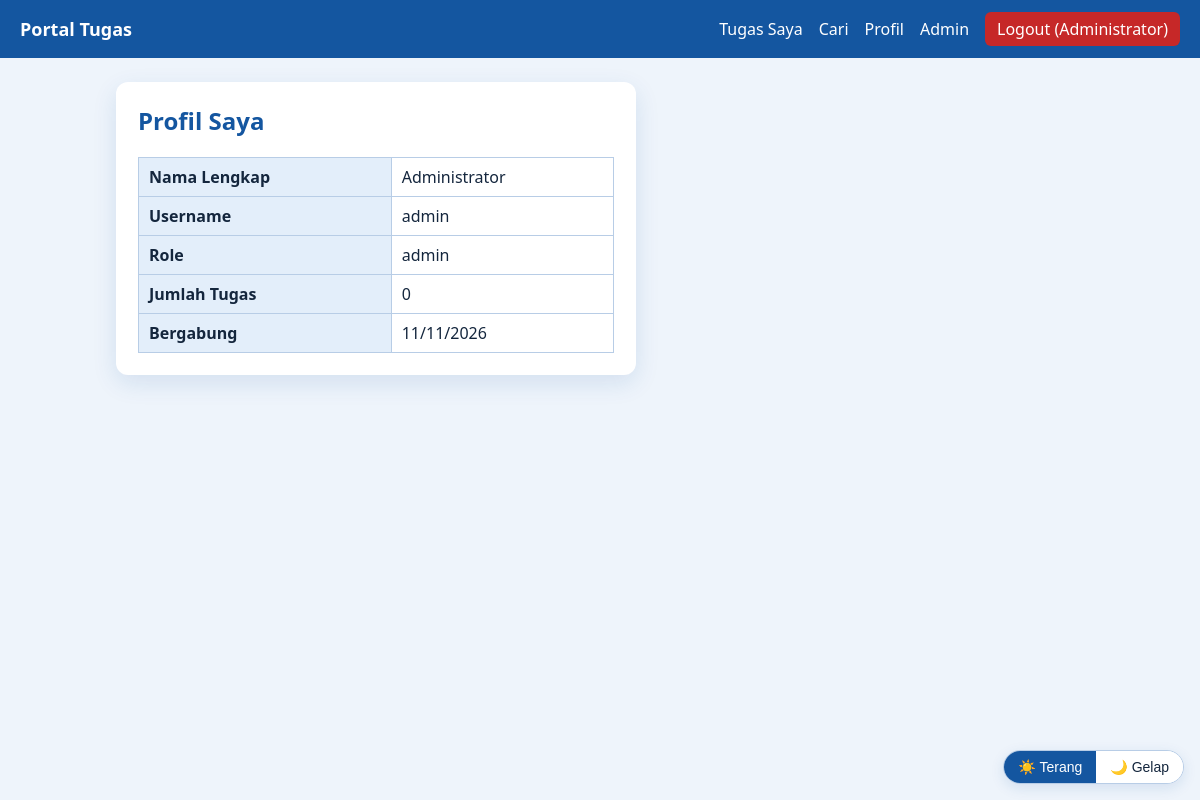
The page /profil.php (signed in) on the database its author committed.
### tables this page shows
CREATE TABLE users (
    id_user      INT AUTO_INCREMENT PRIMARY KEY,
    nama_lengkap VARCHAR(100) NOT NULL,
    username     VARCHAR(50)  NOT NULL UNIQUE,
    password     VARCHAR(255) NOT NULL,
    role         ENUM('admin','user') NOT NULL DEFAULT 'user',
    created_at   TIMESTAMP DEFAULT CURRENT_TIMESTAMP
);

### auth.php (called while the page is built, shortened)
<?php
function e($s) { return htmlspecialchars((string)$s, ENT_QUOTES, 'UTF-8'); }

### profil.php (the view, shortened to what this page needs)
<?php
require 'auth.php';
include 'koneksi.php';
include 'layout.php';
$stmt = mysqli_prepare($koneksi, "SELECT nama_lengkap, username, role, created_at,
    (SELECT COUNT(*) FROM tugas WHERE tugas.id_user = users.id_user) AS jumlah
    FROM users WHERE id_user = ?");
mysqli_stmt_bind_param($stmt, 'i', $_SESSION['id_user']);
mysqli_stmt_execute($stmt);
$u = mysqli_fetch_assoc(mysqli_stmt_get_result($stmt));
?>
<div class="panel" style="max-width:520px">
    <h2>Profil Saya</h2>
    <table>
        <tr><th>Nama Lengkap</th><td><?= e($u['nama_lengkap']) ?></td></tr>
        <tr><th>Username</th><td><?= e($u['username']) ?></td></tr>
        <tr><th>Role</th><td><?= e($u['role']) ?></td></tr>
        <tr><th>Jumlah Tugas</th><td><?= (int)$u['jumlah'] ?></td></tr>
        <tr><th>Bergabung</th><td><?= e(date('d/m/Y', strtotime($u['created_at']))) ?></td></tr>
    </table>
</div>

### style.css (style rules this page uses)
:root { --bg:#eef4fb;--kartu:#fff;--teks:#14263d;--mut:#5b6f88;--utama:#1456a0;--garis:#b8cde6; --input:#fff;--thead:#e3eefa;--shadow:rgba(20,80,160,.12);--noimg1:#cfe0f5;--noimg2:#e8f0fb; --errbg:#fde8e8;--errtx:#b42318;--okbg:#e7f4ea;--oktx:#1a7f37;--like:#e0245e; }
* { box-sizing:border-box }
body { margin:0;font-family:system-ui,Segoe UI,sans-serif;background:var(--bg);color:var(--teks);transition:background .2s,color .2s }
h1,h2 { color:var(--utama);margin-top:0 }
.panel { background:var(--kartu);border-radius:12px;padding:22px;box-shadow:0 8px 24px var(--shadow);margin-bottom:20px }
table { width:100%;border-collapse:collapse }
th,td { border:1px solid var(--garis);padding:8px 10px;text-align:left }
th { background:var(--thead) }

### rows shown on the page
users: nama_lengkap "Administrator", username "admin", role "admin", created_at "11/11/2026"

### other values the page prints
$_SESSION['nama_lengkap'] "Administrator"
$u['jumlah'] "0"
